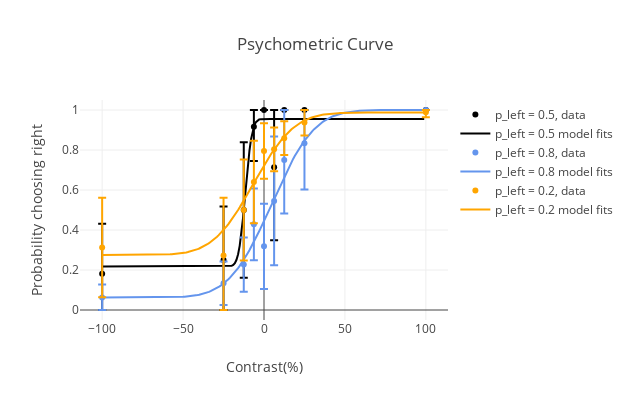

Notebook source saved alongside this figure:
### Code cell
subj_uuid = (subject.Subject & 'subject_nickname="IBL-T3"').fetch1('subject_uuid')
key = {'subject_uuid': subj_uuid,
   'session_date': datetime.date(2019, 4, 18)}
sessions = behavior_analyses.BehavioralSummaryByDate.PsychResults & key

data = []

for session in sessions.fetch('KEY'):
    contrasts, prob_right, prob_left, threshold, bias, lapse_low, lapse_high, n_trials, n_trials_right = \
        (sessions & session).fetch1(
            'signed_contrasts', 'prob_choose_right', 'prob_left', 'threshold', 'bias', 
            'lapse_low', 'lapse_high', 'n_trials_stim', 'n_trials_stim_right')
    pars = [bias, threshold, lapse_low, lapse_high]
    contrasts = contrasts * 100
    contrasts_fit = np.arange(-100, 100)
    prob_right_fit = psy.erf_psycho_2gammas(pars, contrasts_fit)
    ci = smp.proportion_confint(
    n_trials_right, n_trials, alpha=0.032, method='normal') - prob_right
    
    if prob_left == 0.2:
        curve_color = 'orange'
    elif prob_left == 0.5:
        curve_color = 'black'
    elif prob_left == 0.8:
        curve_color = 'cornflowerblue'
    else:
        continue

    behavior_data = go.Scatter(
        x = contrasts.tolist(),
        y = prob_right.tolist(),
        error_y = dict(
                    type='data',
                    array=ci[0].tolist(),
                    arrayminus=np.negative(ci[1]).tolist(),
                    visible=True
            ),
        marker = dict(
                size = 6,
                color = curve_color),
        mode = 'markers',
        name = f'p_left = {prob_left}, data'
    )

    behavior_fit = go.Scatter(
        x = contrasts_fit.tolist(),
        y = prob_right_fit.tolist(),
        name = f'p_left = {prob_left} model fits',
        marker = dict(color=curve_color)
    )

    data.append(behavior_data)
    data.append(behavior_fit)

layout = go.Layout(
    width=630,
    height=400,
    title='Psychometric Curve', 
    xaxis={'title':'Contrast(%)'}, 
    yaxis={'title':'Probability choosing right',
           'range': [-0.05, 1.05]},
)

fig = go.Figure(data=data, layout=layout)
plotly.offline.iplot(fig)

### Figure 1 — Plotly figure (JSON) as saved in the notebook; plotly's stock layout.template omitted (floating-point values rounded to 4 significant figures; data arrays with more than 128 entries replaced by an {"elided": "..."} marker saying what was removed)
{"data": [{"error_y": {"array": [-0.1818, -0.25, -0.3391, -0.1711, 0, -0.3662, 0, 0, 0], "arrayminus": [-0.2494, -0.2681, -0.3391, -0.08333, 0, -0.2857, 0, 0, 0], "type": "data", "visible": true}, "marker": {"color": "black", "size": 6}, "mode": "markers", "name": "p_left = 0.5, data", "type": "scatter", "uid": "d0ef1631-596a-4708-b550-000d1c83df56", "x": [-100, -25, -12.5, -6.25, 0, 6.25, 12.5, 25, 100], "y": [0.1818, 0.25, 0.5, 0.9167, 1, 0.7143, 1, 1, 1]}, {"marker": {"color": "black"}, "name": "p_left = 0.5 model fits", "type": "scatter", "uid": "abc9f62f-c7e4-4e79-8d42-b7299574f54a", "x": {"elided": "200 int values"}, "y": {"elided": "200 float values"}}, {"error_y": {"array": [-0.0625, -0.1087, -0.1355, -0.1794, -0.2129, -0.3219, -0.2681, -0.2307, 0], "arrayminus": [-0.06488, -0.1087, -0.1355, -0.1794, -0.2129, -0.3219, -0.25, -0.1667, 0], "type": "data", "visible": true}, "marker": {"color": "cornflowerblue", "size": 6}, "mode": "markers", "name": "p_left = 0.8, data", "type": "scatter", "uid": "40da0512-8421-4271-8577-0914aa58df43", "x": [-100, -25, -12.5, -6.25, 0, 6.25, 12.5, 25, 100], "y": [0.0625, 0.1333, 0.2273, 0.4286, 0.3182, 0.5455, 0.75, 0.8333, 1]}, {"marker": {"color": "cornflowerblue"}, "name": "p_left = 0.8 model fits", "type": "scatter", "uid": "4f84c7f2-be44-4090-a5c2-3844111dbbe9", "x": {"elided": "200 int values"}, "y": {"elided": "200 float values"}}, {"error_y": {"array": [-0.2485, -0.2727, -0.2527, -0.2059, -0.1387, -0.1091, -0.08451, -0.06488, -0.02451], "arrayminus": [-0.2485, -0.288, -0.2527, -0.2059, -0.1387, -0.1091, -0.08451, -0.0625, -0.01149], "type": "data", "visible": true}, "marker": {"color": "orange", "size": 6}, "mode": "markers", "name": "p_left = 0.2, data", "type": "scatter", "uid": "d6d0adf8-3cad-4b4a-bf09-9aa99a5329ec", "x": [-100, -25, -12.5, -6.25, 0, 6.25, 12.5, 25, 100], "y": [0.3125, 0.2727, 0.5, 0.64, 0.7949, 0.8033, 0.859, 0.9375, 0.9885]}, {"marker": {"color": "orange"}, "name": "p_left = 0.2 model fits", "type": "scatter", "uid": "55a882ec-66c8-4119-9428-ba623068c919", "x": {"elided": "200 int values"}, "y": {"elided": "200 float values"}}], "layout": {"height": 400, "title": {"text": "Psychometric Curve"}, "width": 630, "xaxis": {"title": {"text": "Contrast(%)"}}, "yaxis": {"range": [-0.05, 1.05], "title": {"text": "Probability choosing right"}}}}
